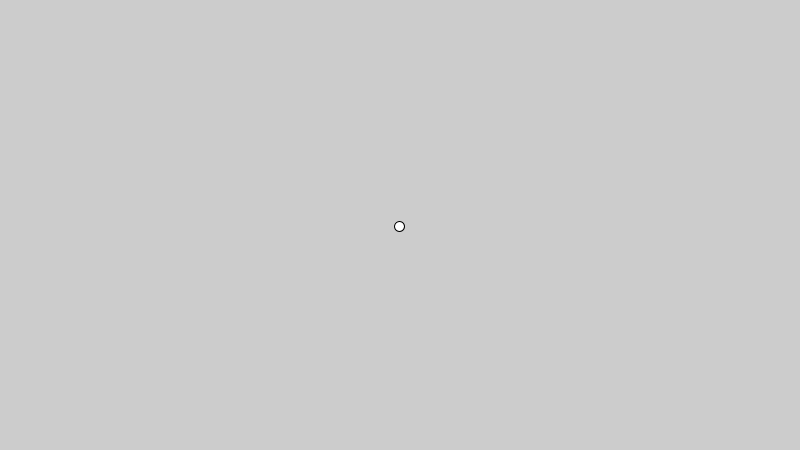
Frame 1 (no input)
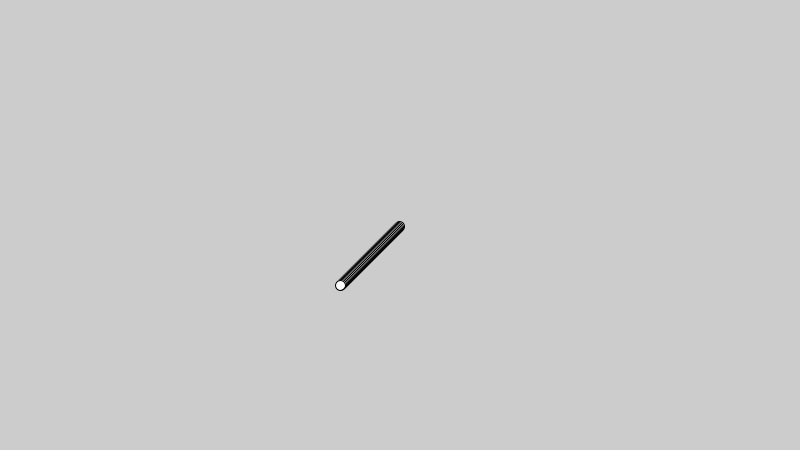
Frame 60 (the mouse pressed at the canvas centre just before this capture)
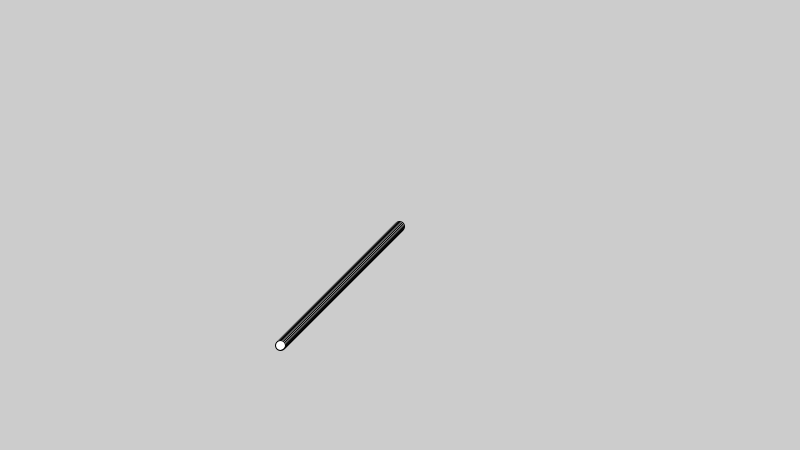
Frame 120 (the mouse held since frame 60 and released just before this capture)

The Processing sketch that drew these frames (run headless with seeded random() and noise(); from frame 60 on, the mouse is pressed at the canvas centre):

// Processing sketch: clase_2b
// ── clase_2b.pde
float x, y, vx, vy;

void setup() {
  size(800, 450);
  x=width/2;
  y=height/2;
  vx=-1;
  vy=1;
}

void draw() {

  x+=vx;
  y+=vy;
  ellipse(x, y, 10, 10);
}
